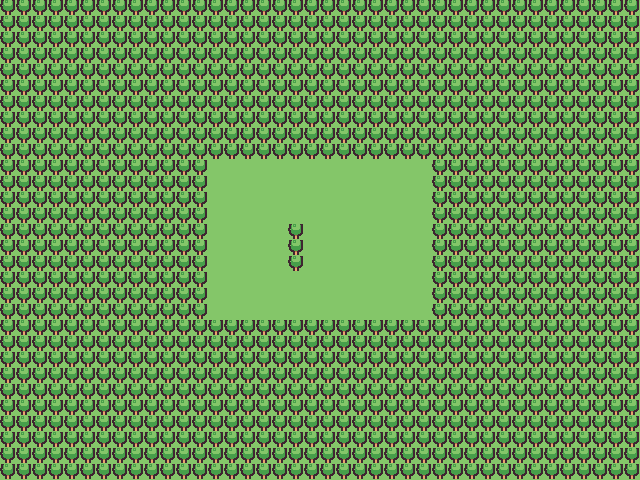

This game map was drawn from its Tiled (.tmx) file and the tilesets committed beside it. A one-line description and the trimmed map source follow:
An orthogonal 40x30 tile map with 16x16 px tiles, 2 tile layers (ground, obstacles).

<map version="1.10" tiledversion="1.10.2" orientation="orthogonal" renderorder="right-down" width="40" height="30" tilewidth="16" tileheight="16" infinite="0" nextlayerid="3" nextobjectid="1">
 <tileset firstgid="1" source="tileset.tsx" />
 <layer id="1" name="ground" width="40" height="30">
  <data>[1200 cells, 1200 non-empty, 1 distinct tile ids]</data>
 </layer>
 <layer id="2" name="obstacles" width="40" height="30">
  <data>[1200 cells, 1063 non-empty, 1 distinct tile ids]</data>
 </layer>
</map>
